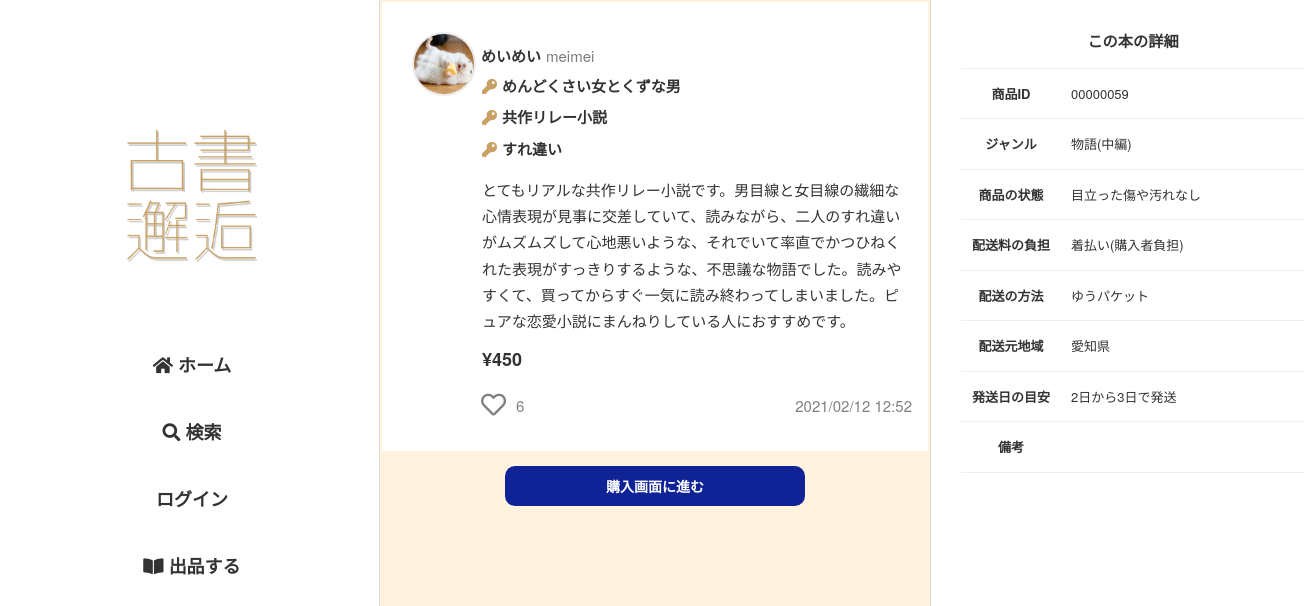
Page /item/itemdata/59 on the committed database.
### flmapp/models/user.py (models this page shows, shortened)
class User(UserMixin, db.Model):
    __tablename__ = 'User'
    __table_args__ = (CheckConstraint('update_at >= create_at'),)
    User_id = db.Column(db.Integer, primary_key=True)
    user_code = db.Column(db.String(64), unique=True, index=True, nullable=False)
    username = db.Column(db.String(64), index=True, nullable=False)
    email = db.Column(db.String(64), unique=True, index=True, nullable=False)
    password_hash = db.Column(db.String(128), nullable=False)
    picture_path = db.Column(db.Text, default='default.jpeg', nullable=False)
    prof_comment = db.Column(db.Text)
    default_ShippingAddress_id = db.Column(db.Integer, db.ForeignKey('ShippingAddress.ShippingAddress_id'))
    default_pay_way = db.Column(db.Integer, default=1, nullable=False)
    default_Credit_id = db.Column(db.Integer, db.ForeignKey('Credit.Credit_id'))
    is_active = db.Column(db.Boolean, default=True, nullable=True)
    create_at = db.Column(db.DateTime, default=datetime.now, nullable=False)
    update_at = db.Column(db.DateTime, default=datetime.now, nullable=False)
    @property
    def password(self):
        raise AttributeError('パスワードは読み取り可能な属性ではありません。')

### flmapp/models/trade.py (models this page shows, shortened)
class Sell(db.Model):
    __tablename__ = 'Sell'
    __table_args__ = (CheckConstraint('update_at >= create_at'),)
    Sell_id = db.Column(db.Integer, primary_key=True)
    User_id = db.Column(db.Integer, db.ForeignKey('User.User_id'), nullable=False)
    sell_title = db.Column(db.String(255), nullable=False)
    key1 = db.Column(db.String(255), nullable=False)
    key2 = db.Column(db.String(255), nullable=False)
    key3 = db.Column(db.String(255), nullable=False)
    sell_comment = db.Column(db.Text, nullable=False)
    price = db.Column(db.Integer, nullable=False)
    item_picture_path = db.Column(db.Text, default='default.png', nullable=False)
    genre = db.Column(EnumType(enum_class=Genre), nullable=False)
    item_state = db.Column(EnumType(enum_class=Item_state), nullable=False)
    postage = db.Column(EnumType(enum_class=Postage), nullable=False)
    send_way = db.Column(EnumType(enum_class=Send_way), nullable=False)
    consignor = db.Column(db.String(64), nullable=False)
    schedule = db.Column(EnumType(enum_class=Schedule), nullable=False)
    remarks = db.Column(db.Text)
    deal_status = db.Column(EnumType(enum_class=Deal_status),default=Deal_status(1), nullable=False)
    sell_flg = db.Column(db.Boolean,default=True, nullable=False)
    is_active = db.Column(db.Boolean,default=True, nullable=False)
    has_sent = db.Column(db.Boolean,default=False, nullable=False)
    has_got = db.Column(db.Boolean,default=False, nullable=False)
    create_at = db.Column(db.DateTime,default=datetime.now, nullable=False)
    update_at = db.Column(db.DateTime,default=datetime.now, nullable=False)
    user = db.relationship('User', backref='sell', lazy='joined', uselist=False)

### flmapp/views/item.py (the view, shortened to what this page needs)
@bp.route('/itemdata/<int:item_id>', methods=['GET', 'POST'])
def itemdata(item_id):
    session.pop('pay_way', None)
    session.pop('Credit_id', None)
    session.pop('ShippingAddress_id', None)
    item = Sell.query.get(item_id)
    buy_user = ""
    buy = Buy.select_buy_by_sell_id(item_id)
    if buy:
        buy_user = buy.User_id
    if item is None:
        return redirect(url_for('route.home'))
    form = SellUpdateFlgAndDeleteForm(request.form)
    liked_list = []
    if current_user.is_authenticated:
        liked = Likes.liked_exists(item_id)
        if liked:
            liked_list.append(item_id)
    return render_template('item/itemdata.html', item=item, form=form, liked_list=liked_list, buy_user=buy_user)

### flmapp/models/enum_conf.py (called while the page is built)
    def process_result_value(self, value, dialect):
        if value is not None:
            if not isinstance(value, int):
                raise TypeError("value should have int type")
            return self.enum_class(value)

### flmapp/models/reaction.py (called while the page is built)
    @classmethod
    def select_likes_by_sell_id(cls, Sell_id):
        return cls.query.filter_by(Sell_id=Sell_id).all()

### flmapp/models/trade.py (called while the page is built)
    @classmethod
    def select_buy_by_sell_id(cls, Sell_id):
        return cls.query.filter_by(Sell_id=Sell_id).first()

### flmapp/views/item.py (called while the page is built)
@bp.context_processor
def likes_count_processor():
    def likes_count(sell_id):
        all_likes = Likes.select_likes_by_sell_id(sell_id)
        return len(all_likes)
    return dict(likes_count=likes_count)

### flmapp/templates/item/itemdata.html (shortened to what this page needs)
{% extends "base02.html" %}
{%block head %}
<link rel="stylesheet" href="{{ url_for('static', filename='css/item/itemdata.css')}}">
{% endblock%}
{% block content %}
<article class="item-wrap">
    <a href="{{url_for('item.itemdata', item_id=item.Sell_id)}}">
        <object><a class="u-box" href="{{url_for('user.userdata', user_code=item.user.user_code)}}">
            <img class="u-icon" src="{{url_for('static', filename='user_image/' + item.user.picture_path)}}">
            <p class="u-name">{{ item.user.username }}</p>
            <p class="u-code">{{ item.user.user_code }}</p>
        </a></object>
        <div class="i-content-area">
            <div class="k-s-box">
                <div class="i-key">
                    <p><i class="fas fa-key"></i>{{ item.key1 }}</p>
                    <p><i class="fas fa-key"></i>{{ item.key2 }}</p>
                    <p><i class="fas fa-key"></i>{{ item.key3 }}</p>
                </div>
            </div>
            <div class="i-comm"><p>{{ item.sell_comment }}</p></div>
        </div>
        <p><span class="i-price">¥{{ item.price }}</span></p>
        <div class="i-fotter">
            {% include "like.html" %}
            <p>{{ item.create_at.strftime('%Y/%m/%d %H:%M') }}</p>
        </div>
    </a>
</article>
<div class="inf-wrap">
    {% if item.User_id == current_user.User_id %}
        {% if item.deal_status.value == 1 %}
            <div class="b-s-box">
                <div class="b-ti-box">
                    <h2>本のタイトル</h2>
                    <p class="keikoku">※出品者のみ表示されています</p>
                </div>
                <p>{{ item.sell_title }}</p>
                <div class="b-ti-box">
                    <h2>商品の画像</h2>
                    <p class="keikoku">※出品者のみ表示されています</p>
                </div>
                <img src="{{url_for('static', filename='item_image/' + item.item_picture_path)}}">
            </div>
            <div class="b-btn">
                <a href="{{url_for('sell.sell_update', item_id=item.Sell_id)}}">出品情報を編集する</a>
            </div>
            <div class="g-btn">
                <form method="POST" action="{{url_for('sell.sell_flg_update')}}">
                    {{ form.csrf_token }}
                    {{ form.Sell_id(value=item.Sell_id) }}
                    {% if item.sell_flg %}
                        {{ form.submit(value='出品を一時停止する') }}
                    {% else %}
                        {{ form.submit(value='出品を再開する') }}
                    {% endif %}
                </form>
            </div>
            <div class="g-btn">
                <form method="POST" action="{{url_for('sell.sell_delete')}}">
                    {{ form.csrf_token }}
                    {{ form.Sell_id(value=item.Sell_id) }}
                    {{ form.submit(value='削除') }}
                </form>
            </div>
        {% elif item.deal_status.value == 2 %}
            <div class="b-btn">
                <a href="{{url_for('transaction.transaction', item_id=item.Sell_id)}}">取引画面をみる</a>
            </div>
        {% elif item.deal_status.value == 3 %}
            <p class="i-d-msg">取引が完了しています</p>
            <div class="b-btn">
                <a href="{{url_for('transaction.transaction', item_id=item.Sell_id)}}">取引画面をみる</a>
            </div>
        {% endif %}
    {% elif item.sell_flg and item.is_active and item.deal_status.value == 1 %}
        <div class="b-btn">
            <a href="{{url_for('buy.buy', item_id=item.Sell_id)}}">購入画面に進む</a>
        </div>
    {% elif item.sell_flg and item.is_active and item.deal_status.value != 1 %}
        <p class="i-d-msg">売り切れました</p>
    {% endif %}
</div>
{% endblock %}
{% block content2 %}
<div class="t-wrap">
    <table>
        <tr><th colspan="2"><h3>この本の詳細</h3></th></tr>
        <tr>
            <th>商品ID</th>
            <td>{{ '%08d' % item.Sell_id }}</td>
        </tr>
        <tr>
            <th>ジャンル</th>
            <td>
                {{ item.genre.name }}
            </td>
        </tr>
        <tr>
            <th>商品の状態</th>
            <td>{{ item.item_state.name }}</td>
        </tr>
        <tr>
            <th>配送料の負担</th>
            <td>{{ item.postage.name }}</td>
        </tr>
        <tr>
            <th>配送の方法</th>
            <td>{{ item.send_way.name }}</td>
        </tr>
        <tr>
            <th>配送元地域</th>
            <td>{{ item.consignor }}</td>
        </tr>
        <tr>
            <th>発送日の目安</th>
            <td>{{ item.schedule.name }}</td>
        </tr>
        <tr>
            <th>備考</th>
            <td>{{ item.remarks }}</td>
        </tr>
    </table>
</div>
{% endblock %}

### flmapp/static/css/sanitize.css (style rules this page uses)
article, aside, details, figcaption, figure, footer, header, main, menu, nav, section, summary { display: block; }
html { box-sizing: border-box; cursor: default; font-family: sans-serif; line-height: 1.5; -ms-text-size-adjust: 100%; -webkit-text-size-adjust: 100%; }
body { margin: 0; }
audio, canvas, iframe, img, svg, video { vertical-align: middle; }
img { border-style: none; }
a { background-color: transparent; -webkit-text-decoration-skip: objects; }
table { border-collapse: collapse; border-spacing: 0; }
a, area, button, input, label, select, textarea, [tabindex] { -ms-touch-action: manipulation; touch-action: manipulation; }

### flmapp/static/css/global.css (style rules this page uses)
* { margin: 0; padding: 0; outline: none; }
html { font-size: 62.5%; }
body { background-color: #FFF; color : #333333; font-family: "Helvetica Neue", Arial, "Hiragino Kaku Gothic ProN", "Hiragino Sans", Meiryo, sans-serif; }
p { margin: 0; font-size: 1.5rem; line-height: 1.75; }
a { color: #333333; text-decoration: none; display: inline-block; transition: color 0.5s; }

### flmapp/static/css/common2.css (style rules this page uses)
.u-icon { width: 50px; height: 50px; border-radius: 50%; border: 2px solid #ececec; }

### flmapp/static/css/item.css (style rules this page uses)
.item-wrap { background-color: #ffffff; margin: 2px; padding: 30px; }
.item-wrap p { font-size: 1.5rem; }
.u-box { display: flex; align-items: flex-start; }
.u-box p { margin-top: 11px; margin-left: 5px; }
.u-name { font-weight: bold; }
.u-code { color: #7b7b7b; }
.u-box .u-icon { width: 60px; height: 60px; }
.i-content-area { margin-top: -23px; margin-left: 70px; }
.i-key { font-size: 1.5rem; font-weight: bold; }
.i-key p { margin-bottom: 5px; }
.i-key i { margin-right: 5px; }
.i-key .fa-key { color: #C8A063; }
.i-comm { margin: 10px 0px; }
.i-price { margin-left: 70px; font-size: 1.8rem; font-weight: bold; }
.i-fotter { width: 500px; display: flex; align-items: center; justify-content: space-between; margin-top: 15px; }
.i-fotter p { color: #808080; }
.k-s-box { display: flex; justify-content: space-between; }

### flmapp/static/css/item/itemdata.css (style rules this page uses)
.t-wrap { margin: 15px 0; }
.t-wrap table { width: 100%; border-collapse: collapse; background-color: #ffffff; margin: 0 auto; }
.t-wrap table th, .t-wrap td { padding: 15px 10px; }
.t-wrap table tr { border-bottom: solid 1px #eee; }
.t-wrap table th { width: 100px; font-size: 1.3rem; }
.t-wrap table td { font-size: 1.3rem; }
.inf-wrap { text-align: center; }
.b-btn { text-align: center; margin-top: 15px; }
.b-btn a { width: 300px; height: 40px; line-height: 40px; border: none; border-radius: 10px; color: #ffffff; font-weight: bold; transition: .2s; background-color: #0f2396; text-align: center; font-size: 1.4rem; }

### rows in the picture
User: picture_path (picture), user.username "めいめい", user.user_code "meimei"
Sell: key1 "めんどくさい女とくずな男", key2 "共作リレー小説", key3 "すれ違い", sell_comment "とてもリアルな共作リレー小説です。男目線と女目線の繊細な心情表現が見事に交差していて、読みながら、二人のすれ違いがムズムズして心地悪いような、それでいて率直でかつひねくれた表現がすっきりするような、不思議な物語でした。読みやすくて、買ってからすぐ一気に読み終わってしまいました。ピュアな恋愛小説にまんねりしている人におすすめです。", price "450", create_at "2021/02/12 12:52", Sell_id "00000059", genre.name "物語(中編)", item_state.name "目立った傷や汚れなし", postage.name "着払い(購入者負担)", send_way.name "ゆうパケット", consignor "愛知県", schedule.name "2日から3日で発送"

### other values in the picture
{{ likes_count(item.Sell_id) }} "6"
